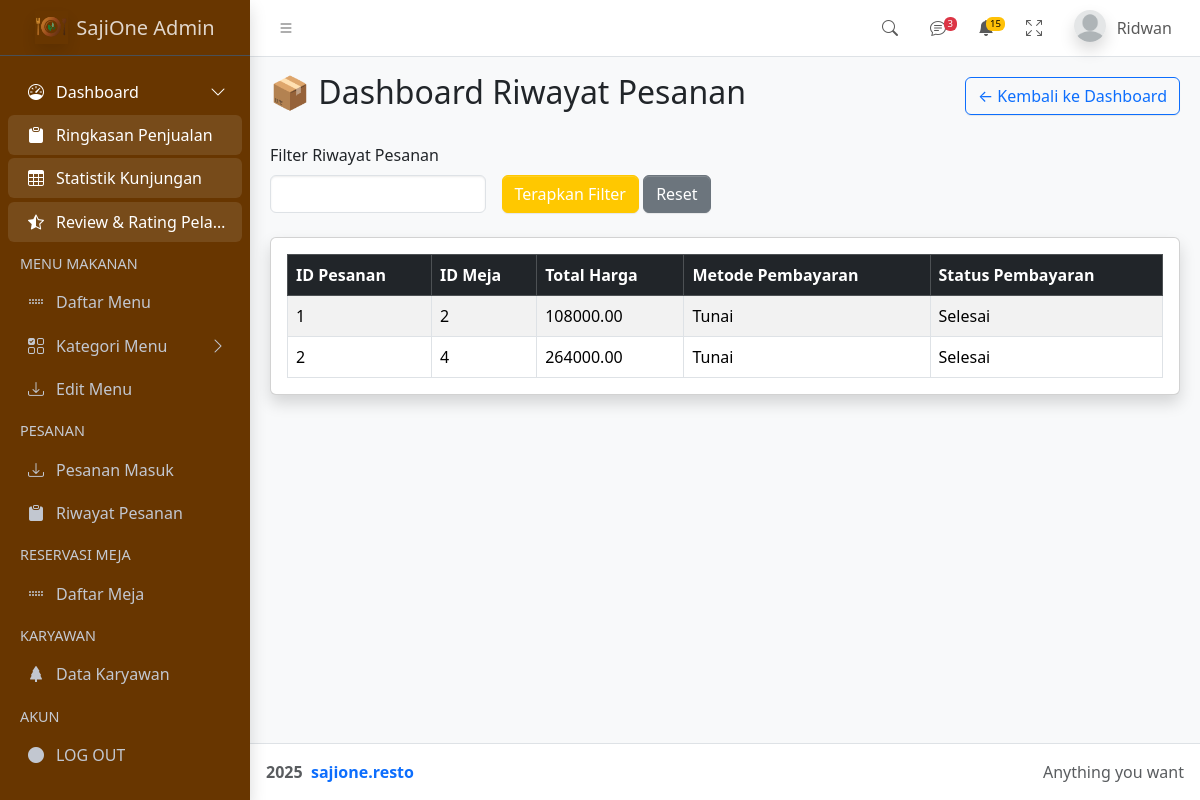
Screenshot of /docs/riwayat-pesanan.php (signed in) with the database file from the repository.
### tables this page shows
CREATE TABLE `riwayat_pesanan` (
  `id_pesanan` int NOT NULL,
  `id_meja` int NOT NULL,
  `total_harga` decimal(10,2) NOT NULL,
  `metode_pembayaran` varchar(50) NOT NULL,
  `status_pembayaran` varchar(50) NOT NULL
);

### docs/riwayat-pesanan.php (the view, shortened to what this page needs)
<?php
include '../conn.php';
$filter_meja = isset($_GET['meja']) ? $_GET['meja'] : '';
$query = "SELECT * FROM riwayat_pesanan";
$result = mysqli_query($conn, $query);
?>
<!doctype html>
<html lang="en">
    <head>
        <link
        rel="stylesheet"
        href="https://cdn.jsdelivr.net/npm/@fontsource/source-sans-3@5.0.12/index.css"
        media="print"
        onload="this.media='all'"
        />
        <link
        rel="stylesheet"
        href="https://cdn.jsdelivr.net/npm/overlayscrollbars@2.11.0/styles/overlayscrollbars.min.css"
        />
        <link
        rel="stylesheet"
        href="https://cdn.jsdelivr.net/npm/bootstrap-icons@1.13.1/font/bootstrap-icons.min.css"
        />
        <link rel="stylesheet" href="../css/adminlte.css" />
    </head>
    <body class="layout-fixed sidebar-expand-lg sidebar-open bg-body-tertiary">
        <div class="app-wrapper">
        <nav class="app-header navbar navbar-expand bg-body">
            <div class="container-fluid">
            <ul class="navbar-nav">
                <li class="nav-item">
                <a class="nav-link" data-lte-toggle="sidebar" href="#" role="button">
                    <i class="bi bi-list"></i>
                </a>
                </li>
            </ul>
            <ul class="navbar-nav ms-auto">
                <li class="nav-item">
                <a class="nav-link" data-widget="navbar-search" href="#" role="button">
                    <i class="bi bi-search"></i>
                </a>
                </li>
                <li class="nav-item dropdown">
                <a class="nav-link" data-bs-toggle="dropdown" href="#">
                    <i class="bi bi-chat-text"></i>
                    <span class="navbar-badge badge text-bg-danger">3</span>
                </a>
                </li>
                <li class="nav-item dropdown">
                <a class="nav-link" data-bs-toggle="dropdown" href="#">
                    <span class="navbar-badge badge text-bg-warning">15</span>
                </a>
                </li>
                <li class="nav-item">
                <a class="nav-link" href="#" data-lte-toggle="fullscreen">
                    <i data-lte-icon="maximize" class="bi bi-arrows-fullscreen"></i>
                </a>
                </li>
                <li class="nav-item dropdown user-menu">
                <a href="#" class="nav-link dropdown-toggle" data-bs-toggle="dropdown">
                    <img
                    src="../assets/img/profile.jpg"
                    class="user-image rounded-circle shadow"
                    alt="User Image"
                    />
                    <span class="d-none d-md-inline"><?php echo $_SESSION['nama_lengkap']; ?></span>
                </a>
            </div>
            </nav>
        <aside class="app-sidebar bg-body-secondary shadow" data-bs-theme="dark">
            <div class="sidebar-brand">
            <a href="../admin1.php" class="brand-link">
                <img
                src="../assets/img/SajiOne.png" alt="AdminLTE Logo" class="brand-image opacity-75 shadow"/>
                <span class="brand-text fw-light">SajiOne Admin</span>
                </a>
            </div>
            <div class="sidebar-wrapper">
            <nav class="mt-2">
                <ul
                class="nav sidebar-menu flex-column"
                data-lte-toggle="treeview"
                role="navigation"
                aria-label="Main navigation"
                data-accordion="false"
                id="navigation"
                >
                <li class="nav-item menu-open">
                    <a href="#" class="nav-link active">
                    <i class="nav-icon bi bi-speedometer"></i>
                    <p>
                        Dashboard
                    </p>
                    </a>
                    <ul class="nav nav-treeview">
                    <li class="nav-item">
                        <a href="../admin1.php" class="nav-link active">
                        <i class="nav-icon bi bi-clipboard-fill"></i>
                        <p>Ringkasan Penjualan</p>
                        </a>
                    </li>
                    </ul>
                    <ul class="nav nav-treeview">
                    <li class="nav-item">
                        <a href="../statistik-kunjungan.php" class="nav-link active">
                        <i class="nav-icon bi bi-table"></i>
                        <p>Statistik Kunjungan</p>
                        </a>
                    </li>
                    </ul>
                    <ul class="nav nav-treeview">
                    <li class="nav-item">
                        <a href="../UI/timeline.php" class="nav-link active">
                        <i class="nav-icon bi bi-star-half"></i>
                        <p>Review & Rating Pelanggan</p>
                        </a>
                    </li>
                    </ul>
                </li>
                <li class="nav-header">MENU MAKANAN</li>
                <li class="nav-item">
                    <a href="../docs/introduction.php" class="nav-link">
                    <i class="nav-icon bi bi-grip-horizontal"></i>
                    <p>Daftar Menu</p>
                    </a>
                </li>
                <li class="nav-item">
                    <a href="#" class="nav-link">
                    <i class="nav-icon bi bi-ui-checks-grid"></i>
                    <p>
                        Kategori Menu
                    </p>
                    </a>
                </li>
                <li class="nav-item">
                    <a href="../docs/tambah-edit-menu.php" class="nav-link">
                    <i class="nav-icon bi bi-download"></i>
                    <p>Edit Menu</p>
                    </a>
                </li>
                <li class="nav-header">PESANAN</li>
                <li class="nav-item">
                    <a href="../docs/pesanan-masuk.php" class="nav-link">
                    <i class="nav-icon bi bi-download"></i>
                    <p>Pesanan Masuk</p>
                    </a>
                </li>
                <li class="nav-item">
                    <a href="../docs/riwayat-pesanan.php" class="nav-link">
                    <i class="nav-icon bi bi-clipboard-fill"></i>
                    <p>Riwayat Pesanan</p>
                    </a>
                </li>
                <li class="nav-header">RESERVASI MEJA</li>
                <li class="nav-item">
                    <a href="../docs/daftar-meja.php" class="nav-link">
                    <i class="nav-icon bi bi-grip-horizontal"></i>
                    <p>Daftar Meja</p>
                    </a>
                </li>
                <li class="nav-header">KARYAWAN</li>
                <li class="nav-item">
                    <a href="../docs/daftar-karyawan.php" class="nav-link">
                    <i class="nav-icon bi bi-tree-fill"></i>
                    <p>Data Karyawan</p>
                    </a>
                </li>
                <li class="nav-header">AKUN</li>
                <li class="nav-item">
                    <a href="../login.php" class="nav-link">
                    <i class="nav-icon bi bi-circle-fill"></i>
                    <p>LOG OUT</p>
                    </a>
                </li>
                </ul>
                </nav>
            </div>
            </aside>
        <main class="app-main">
            <div class="app-content-header">
            <div class="container-fluid">
                <div class="d-flex justify-content-between align-items-center mb-4">
                    <h2>📦 Dashboard Riwayat Pesanan </h2>
                    <a href="../admin1.php" class="btn btn-outline-primary">← Kembali ke Dashboard</a>
                </div>
                <form class="row g-3 mb-4" method="get">
                    <div class="col-md-3">
                        <label for="meja" class="form-label">Filter Riwayat Pesanan</label>
                        <input type="text" class="form-control" name="meja" id="meja" value="<?= htmlspecialchars($filter_meja) ?>">
                    </div>
                    <div class="col-md-3 align-self-end">
                        <button type="submit" class="btn btn-primary">Terapkan Filter</button>
                        <a href="pesanan-masuk.php" class="btn btn-secondary">Reset</a>
                    </div>
                </form>
                <div class="card shadow">
                    <div class="card-body">
                        <table class="table table-bordered table-striped">
                            <thead class="table-dark">
                                <tr>
                                    <th>ID Pesanan</th>
                                    <th>ID Meja</th>
                                    <th>Total Harga</th>
                                    <th>Metode Pembayaran</th>
                                    <th>Status Pembayaran</th>
                                </tr>
                            </thead>
                            <tbody>
                                <?php if (mysqli_num_rows($result) > 0) : ?>
                                    <?php while ($row = mysqli_fetch_assoc($result)) : ?>
                                        <tr>
                                            <td><?= htmlspecialchars($row['id_pesanan']) ?></td>
                                             <td><?= htmlspecialchars($row['id_meja']) ?></td>
                                            <td><?= htmlspecialchars($row['total_harga']) ?></td>
                                            <td><?= htmlspecialchars($row['metode_pembayaran']) ?></td>
                                            <td><?= htmlspecialchars($row['status_pembayaran']) ?></td>
                                        </tr>
                                    <?php endwhile; ?>
                                <?php else : ?>
                                    <tr>
                                        <td colspan="5" class="text-center">Tidak ada pesanan yang sesuai filter.</td>
                                    </tr>
                                <?php endif; ?>
                            </tbody>
                        </table>
                    </div>
                </div>
            </div>
            </div>
            </main>
        <footer class="app-footer">
            <div class="float-end d-none d-sm-inline">Anything you want</div>
            <strong>
            <strong>
            2025&nbsp;
            <a href="https://Sajione.resto" class="text-decoration-none">sajione.resto</a>
            </strong>
        </footer>
        </div>
        </body>
    </html>

### rows the page displays
riwayat_pesanan: id_pesanan "1", id_meja "2", total_harga "108000.00", metode_pembayaran "Tunai", status_pembayaran "Selesai"
riwayat_pesanan: id_pesanan "2", id_meja "4", total_harga "264000.00", metode_pembayaran "Tunai", status_pembayaran "Selesai"

### other values shown
$_SESSION['nama_lengkap'] "Ridwan"
